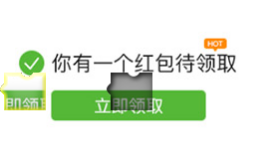
#> input picture 创建机场账号/verification.png, 258 x 159 px
$ python '得到位置.py'
#> lines starting #> are read from the running program, lines starting #| are printed output that depends on the picture; after the words box and inside, x2 and y2 are one past the last pixel; in counts of white or black regions, pixels touching at a corner belong together
# -*- coding: utf-8 -*-
"""
@File    : 得到位置.py
@Time    : 2021/11/23 8:31
@Author  : Leonardo Zhou
@Email   : 2974519865@qq.com
@Software: PyCharm
"""
import cv2
import numpy as np


# [50 lines left out: functions show, main, template_demo, not called in this run]


def identify_gap(bg, tp, out):
    # 识别图片边缘

    bg_edge = cv2.Canny(bg, 100, 200)

    tp_edge = cv2.Canny(tp, 100, 200)

    # 转换图片格式

    bg_pic = cv2.cvtColor(bg_edge, cv2.COLOR_GRAY2RGB)

    tp_pic = cv2.cvtColor(tp_edge, cv2.COLOR_GRAY2RGB)

    # 缺口匹配

    res = cv2.matchTemplate(bg_pic, tp_pic, cv2.TM_CCOEFF_NORMED)

    min_val, max_val, min_loc, max_loc = cv2.minMaxLoc(res)  # 寻找最优匹配

    # 绘制方框

    th, tw = tp_pic.shape[:2]

    tl = max_loc  # 左上角点的坐标

    br = (tl[0] + tw, tl[1] + th)  # 右下角点的坐标

    cv2.rectangle(bg, tl, br, (0, 0, 255), 2)  # 绘制矩形

    cv2.imwrite(out, bg)  # 保存在本地

    # 返回缺口的X坐标
    return tl[0]


def crop_image(x_start, filename):
#> called with x_start = 50, filename = 'verification.png'
    img_temp = cv2.imread(filename)
#> img_temp is the input picture: shape (159, 258, 3); mean B, G, R 218.2, 235.3, 224.1
    img = img_temp[0:, x_start:]
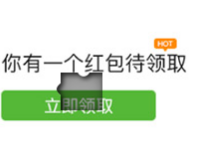
#> img: shape (159, 208, 3); mean B, G, R 216.8, 233.2, 221.9
    return img


if __name__ == '__main__':
    verification_image = crop_image(50,'verification.png')
    target_image = cv2.imread('target.png')
    x = identify_gap(verification_image, target_image,'out.png')
#> in identify_gap, `bg_edge = cv2.Canny(bg, 100, 200)`:
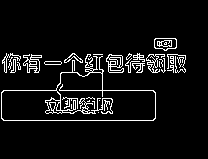
#> bg_edge: shape (159, 208); 6.6% white in thin lines or dots, all inside (x1, y1, x2, y2) = (1, 38, 186, 121)
#> (the run stopped early here; a loop or call above may not have finished)
